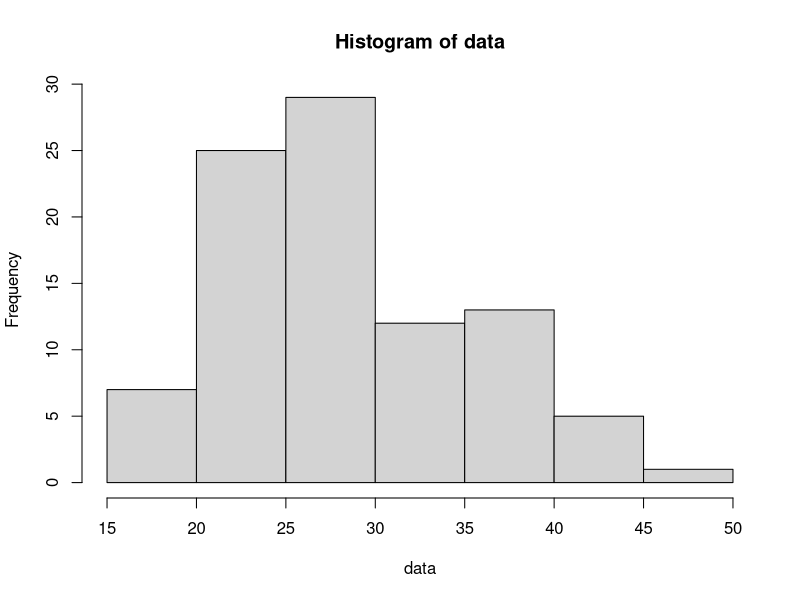
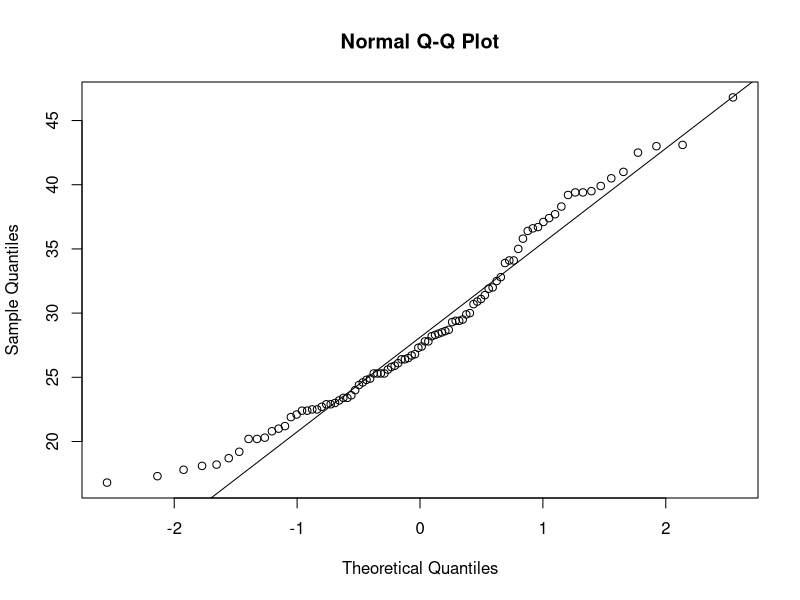
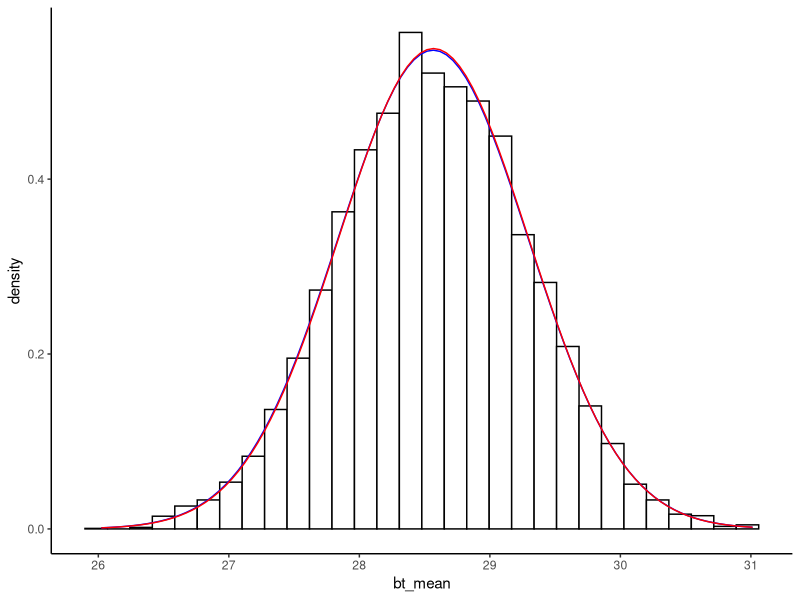

R code for these plots, in order:
## ---- chunk 1
knitr::opts_chunk$set(echo = TRUE)

## ---- chunk 2
library(ggplot2)
## ---- chunk 3
data <- c(25.3,29.3,37.7,32.8,24.6,26.5,21.2,28.4,24,28.7,37.4,30.7,36.7,28.2,26.4,37.1,
          31.1,43.1,34.1,26.7,30.9,30,22.1,24.4,22.5,24.9,18.2,27.3,25.9,28.3,18.7,22.4,
          23.6,26.8,17.8,27.4,16.8,26.1,20.8,22.7,20.2,20.3,31.9,22.9,25.3,17.3,41,25.8,
          36.6,27.8,39.4,36.4,46.8,40.5,43,39.5,39.4,24.8,35,25.3,42.5,27.8,35.8,39.2,
          38.3,34.1,39.9,32.5,29.9,32,23,28.5,26.4,33.9,29.4,29.4,21,22.4,25.3,20.2,22.5,
          23.4,29.5,21.9,19.2,28.6,23.4,23.2,18.1,31.4,22.9,25.6)
## ---- chunk 4
hist(data)
## ---- chunk 5
# Here Q-Q plot is used for normality test
qqnorm(data)
qqline(data)

## ---- chunk 6
# sample mean 
x_bar <- mean(data)
# Variance
x_S_2 <- var(data)


n <- length(data)



# What is the sampling distribution of the x bar
# Based on the CLT, N(x_bar, x_S_2/n)
print(paste("sample size:" , n), quote = FALSE )
print(paste("sample mean:",x_bar), quote = FALSE )
print(paste("sample variance:",x_S_2 / n ), quote = FALSE )



## ---- chunk 7
set.seed(12345) 
#Bootstrap Samples 
N <- 10000
#vector to hold Bootstrap means 
bt_mean <- rep(NA, N)

#Loop to create N number of samples 
for (i in 1:N)
{
  #create sample 
  bt_sample <- sample(data, n, replace = TRUE)
  bt_mean[i] <- mean(bt_sample)  
}

bootstarp_mean <- mean(bt_mean)
bootstrap_S_2 <- var(bt_mean)

bootstarp_mean
bootstrap_S_2
## ---- chunk 8
ggplot(data=data.frame(bt_mean = bt_mean), aes(x=bt_mean))+
  geom_histogram(aes(y = ..density..),
                      bandwidth = 0.5,
                      colour = "black",
                      fill = "white") +
  stat_function(fun = dnorm, args = list(mean = x_bar, sd = sqrt(x_S_2/n)), colour = "blue")+
  stat_function(fun = dnorm, args = list(mean = bootstarp_mean, sd = sqrt(bootstrap_S_2)), colour = "red")+
  theme_classic()

## ---- chunk 9
quantile(bt_mean, c(0.025, 0.975))
## ---- chunk 10

## ---- chunk 11

